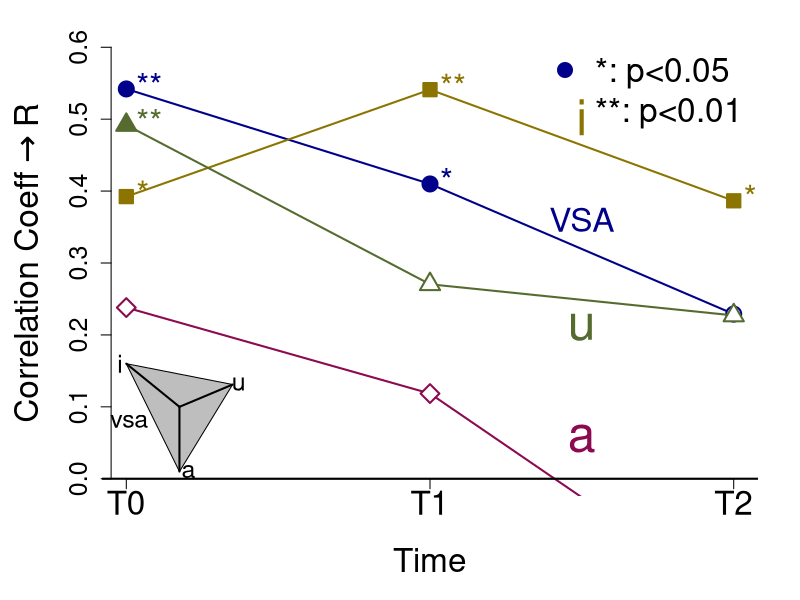

Write the R code that produced this figure.
# R
#
# Copyright: 2017-2018, R.J.J.H. van Son and the Netherlands Cancer Institute
# License: GNU GPL v2 or later
# email: r.v.son@nki.nl
#
#
library("lmtest")
#
# A4 size in Inches
OutputWidth <-  11.692;
OutputHeight <- 7.5;
#
filenameText <- "PerceptualSpaceCorr_plotText.pdf"


LexpTableIndividual <- read.table("ListeningExp.tsv", header = TRUE, sep = "\t", na.strings = "-");
LexpTableIndividual$T <- factor(LexpTableIndividual$T, ordered=TRUE)
LexpTableIndividual$Speaker <- factor(LexpTableIndividual$Speaker, ordered=FALSE)

PatakaTable <- read.table("Pataka_results.tsv", header = TRUE, sep = "\t", na.strings = "-");

VowelTable <- read.table("Patient_data_Robust.tsv", header = TRUE, sep = "\t", na.strings = "-");
VowelTable$T <- factor(VowelTable$T, ordered=TRUE)
VowelTable$Speaker <- factor(VowelTable$Speaker, ordered=TRUE)

# Normalize scores
LexpTableIndividual$NormRating <- LexpTableIndividual$Rating
for(eval in unique(LexpTableIndividual$Evaluator)){
	LexpTableIndividual[LexpTableIndividual$Evaluator==eval,]$NormRating <- as.vector(scale(LexpTableIndividual[LexpTableIndividual$Evaluator==eval,]$Rating))
}

LexpTable <- aggregate(cbind(Rating, NormRating)~Speaker+T+Sex, data=LexpTableIndividual, mean);
VowelTable <- merge(VowelTable, LexpTable, by=c("Speaker", "T", "Sex"), sort = TRUE, all = TRUE)
VowelTable <- merge(VowelTable, PatakaTable, by = c("Speaker", "T"), suffixes = c("", ".pataka"), sort = TRUE, all=TRUE)


# Convert to T0, T1, T2 table
T0Table <- subset(VowelTable, subset = T == 0)
T1Table <- subset(VowelTable, subset = T == 1)
T2Table <- subset(VowelTable, subset = T == 2)
names(T2Table) <- paste(names(T2Table),".T2", sep="")
names(T2Table)[1] <- "Speaker"
names(T2Table)[2] <- "T"
names(T2Table)[3] <- "Sex"
names(T2Table)[4] <- "Name"
names(T2Table)[5] <- "Task"

TimeTable <- merge(T0Table, T1Table, by = c("Speaker", "Task"), suffixes = c(".T0", ".T1"), sort = TRUE, all = TRUE)
TimeTable <- merge(TimeTable, T2Table, by = c("Speaker", "Task"), sort = TRUE, all = TRUE)

# Indexed values on time T0
TimeTable$IdxNormRating.T1 <- 100 + 12*(TimeTable$NormRating.T1 - TimeTable$NormRating.T0)
TimeTable$IdxNormRating.T2 <- 100 + 12*(TimeTable$NormRating.T2 - TimeTable$NormRating.T0)

TimeTable$Idxart.rate.T1 <- 100 * TimeTable$art.rate.T1 / TimeTable$art.rate.T0
TimeTable$Idxart.rate.T2 <- 100 * TimeTable$art.rate.T2 / TimeTable$art.rate.T0

TimeTable$IdxArea2.T1 <- 100 * TimeTable$Area2.T1 / TimeTable$Area2.T0
TimeTable$IdxArea2.T2 <- 100 * TimeTable$Area2.T2 / TimeTable$Area2.T0

TimeTable$Idx.i.dist.T1 <- 100 * TimeTable$i.dist.T1 / TimeTable$i.dist.T0
TimeTable$Idx.i.dist.T2 <- 100 * TimeTable$i.dist.T2 / TimeTable$i.dist.T0

TimeTable$Idx.a.dist.T1 <- 100 * TimeTable$a.dist.T1 / TimeTable$a.dist.T0
TimeTable$Idx.a.dist.T2 <- 100 * TimeTable$a.dist.T2 / TimeTable$a.dist.T0

TimeTable$Idx.u.dist.T1 <- 100 * TimeTable$u.dist.T1 / TimeTable$u.dist.T0
TimeTable$Idx.u.dist.T2 <- 100 * TimeTable$u.dist.T2 / TimeTable$u.dist.T0

# Corr tests
TextData <- TimeTable[TimeTable$Task == "Dapre",]
WordsData <- TimeTable[TimeTable$Task == "Words",]

Area2NormRatingText.T0 <- cor.test(TextData$NormRating.T0, TextData$Area2.T0)
Area2NormRatingText.T1 <- cor.test(TextData$NormRating.T1, TextData$Area2.T1)
Area2NormRatingText.T2 <- cor.test(TextData$NormRating.T2, TextData$Area2.T2)

Area2Corr <- c(Area2NormRatingText.T0$estimate[[1]], Area2NormRatingText.T1$estimate[[1]], Area2NormRatingText.T2$estimate[[1]])
Area2P.value <- c(Area2NormRatingText.T0$p.value[[1]], Area2NormRatingText.T1$p.value[[1]], Area2NormRatingText.T2$p.value[[1]])
Area2Significance <- c("", "", "")
Area2Significance[Area2P.value < 0.05] = "*"
Area2Significance[Area2P.value < 0.01] = "**"

i.dist.NormRatingText.T0 <- cor.test(TextData$NormRating.T0, TextData$i.dist.T0)
i.dist.NormRatingText.T1 <- cor.test(TextData$NormRating.T1, TextData$i.dist.T1)
i.dist.NormRatingText.T2 <- cor.test(TextData$NormRating.T2, TextData$i.dist.T2)

i.dist.Corr <- c(i.dist.NormRatingText.T0$estimate[[1]], i.dist.NormRatingText.T1$estimate[[1]], i.dist.NormRatingText.T2$estimate[[1]])
i.dist.P.value <- c(i.dist.NormRatingText.T0$p.value[[1]], i.dist.NormRatingText.T1$p.value[[1]], i.dist.NormRatingText.T2$p.value[[1]])
i.dist.Significance <- c("", "", "")
i.dist.Significance[i.dist.P.value < 0.05] = "*"
i.dist.Significance[i.dist.P.value < 0.01] = "**"

a.dist.NormRatingText.T0 <- cor.test(TextData$NormRating.T0, TextData$a.dist.T0)
a.dist.NormRatingText.T1 <- cor.test(TextData$NormRating.T1, TextData$a.dist.T1)
a.dist.NormRatingText.T2 <- cor.test(TextData$NormRating.T2, TextData$a.dist.T2)

a.dist.Corr <- c(a.dist.NormRatingText.T0$estimate[[1]], a.dist.NormRatingText.T1$estimate[[1]], a.dist.NormRatingText.T2$estimate[[1]])
a.dist.P.value <- c(a.dist.NormRatingText.T0$p.value[[1]], a.dist.NormRatingText.T1$p.value[[1]], a.dist.NormRatingText.T2$p.value[[1]])
a.dist.Significance <- c("", "", "")
a.dist.Significance[a.dist.P.value < 0.05] = "*"
a.dist.Significance[a.dist.P.value < 0.05] = "**"

u.dist.NormRatingText.T0 <- cor.test(TextData$NormRating.T0, TextData$u.dist.T0)
u.dist.NormRatingText.T1 <- cor.test(TextData$NormRating.T1, TextData$u.dist.T1)
u.dist.NormRatingText.T2 <- cor.test(TextData$NormRating.T2, TextData$u.dist.T2)

u.dist.Corr <- c(u.dist.NormRatingText.T0$estimate[[1]], u.dist.NormRatingText.T1$estimate[[1]], u.dist.NormRatingText.T2$estimate[[1]])
u.dist.P.value <- c(u.dist.NormRatingText.T0$p.value[[1]], u.dist.NormRatingText.T1$p.value[[1]], u.dist.NormRatingText.T2$p.value[[1]])
u.dist.Significance <- c("", "", "")
u.dist.Significance[u.dist.P.value < 0.05] = "*"
u.dist.Significance[u.dist.P.value < 0.05] = "**"


# Plot

# Plot figure
pdf(filenameText, width=OutputWidth, height=OutputHeight, useDingbats=FALSE);

colorlist <- c("green1", "red1", "darkblue", "deeppink4", "gold4", "darkolivegreen", "blue", "red", "deeppink", "green")
par(mai=c(1.04,1.02,0.3,0.42))

bglist = c("white", "white", "white")
bglist[Area2P.value < 0.05] = colorlist[3]
plot(0:2, Area2Corr, ylim=c(0, 0.6), pch=21, type="o", axes = FALSE,, bg=bglist, col=colorlist[3], cex=2, lwd=2, cex.lab=2, ylab=expression("Correlation Coeff" %->% "R"), xlab="Time")

bglist = c("white", "white", "white")
bglist[i.dist.P.value < 0.05] = colorlist[5]
lines(0:2, i.dist.Corr, ylim=c(0, 0.6), pch=22, type="o", bg=bglist, col=colorlist[5], cex=2, lwd=2)

bglist = c("white", "white", "white")
bglist[a.dist.P.value < 0.05] = colorlist[4]
lines(0:2, a.dist.Corr, ylim=c(0, 0.6), pch=23, type="o", bg=bglist, col=colorlist[4], cex=2, lwd=2)

bglist = c("white", "white", "white")
bglist[u.dist.P.value < 0.05] = colorlist[6]
lines(0:2, u.dist.Corr, ylim=c(0, 0.6), pch=24, type="o", bg=bglist, col=colorlist[6], cex=2, lwd=2)

text(0:2, Area2Corr, Area2Significance, cex=2, pos=4, col=colorlist[3])
text(0:2, i.dist.Corr, i.dist.Significance, cex=2, pos=4, col=colorlist[5])
text(0:2, a.dist.Corr, a.dist.Significance, cex=2, pos=4, col=colorlist[4])
text(0:2, u.dist.Corr, u.dist.Significance, cex=2, pos=4, col=colorlist[6])
axis(2, pos=-0.05, cex.axis=1.5)
axis(1, at=c(0, 1, 2), labels=c("T0", "T1", "T2"), pos=0, cex=2, cex.axis=2)
abline(h=0, lwd=2)

# Legend
text(1.5, (Area2Corr[2]+Area2Corr[3])/2+0.01, labels="VSA", cex=2, pos=3, col=colorlist[3])
text(1.5, (i.dist.Corr[2]+i.dist.Corr[3])/2, labels="i", cex=3, pos=3, col=colorlist[5])
text(1.5, (a.dist.Corr[2]+a.dist.Corr[3])/2+0.05, labels="a", cex=3, pos=3, col=colorlist[4])
text(1.5, (u.dist.Corr[2]+u.dist.Corr[3])/2, labels="u", cex=3, pos=1, col=colorlist[6])

legend("topright", legend=c("*: p<0.05", "**: p<0.01"), pch=c(21, 26), bty="n", col=c(colorlist[3]), pt.bg=c(colorlist[3]), cex=2, xjust=1)

polygon(c(0, 0.35, 0.175), c(0.16, 0.131, 0.01), lwd=1, col="grey")
segments(0.175, 0.1, 0, 0.16, lwd=2)
segments(0.175, 0.1, 0.35, 0.131, lwd=2)
segments(0.175, 0.1, 0.175, 0.01, lwd=2)
text(c(0.01, 0-0.02, 0.35+0.02, 0.175+0.03), c(0.08, 0.16, 0.131, 0.01), labels=c("vsa", "i", "u", "a"), cex=1.5)

dev.off(dev.cur())
